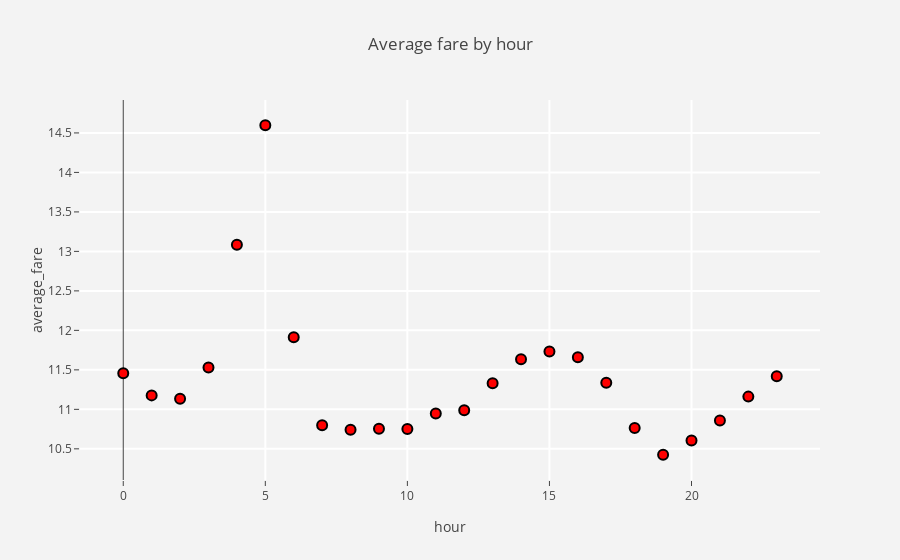

The notebook cell saved with this chart:
### Code cell
avg_fare_hr = dataset.groupby("hour")["fare_amount"].mean().reset_index()
avg_fare_hr
trace = go.Scatter(x = avg_fare_hr["hour"],y = avg_fare_hr["fare_amount"],
                   mode = "markers",
                  marker = dict(color = "red",size = 10,
                                line = dict(color = "black",width =2)))

#layout
layout = go.Layout(dict(title = "Average fare by hour",
                        plot_bgcolor  = "rgb(243,243,243)",
                        paper_bgcolor = "rgb(243,243,243)",
                        xaxis = dict(gridcolor = 'rgb(255, 255, 255)',title = "hour",
                                     zerolinewidth=1, ticklen=5,gridwidth=2),
                        yaxis = dict(gridcolor = 'rgb(255, 255, 255)',title = "average_fare",
                                     zerolinewidth=1, ticklen=5,gridwidth=2),
                       )
                  )

fig = go.Figure(data = [trace],layout = layout)
py.iplot(fig)
pio.write_image(fig, "Average_fare.png")
#Another interesting information that we extracted from the data visualization is that people in New York use Taxi the
#most in the early morning. The information suggest that people in New York tend to wake up early and use taxi 
#to go to work.

### Figure 1 — Plotly figure (JSON) as saved in the notebook; plotly's stock layout.template omitted (floating-point values rounded to 4 significant figures)
{"data": [{"marker": {"color": "red", "line": {"color": "black", "width": 2}, "size": 10}, "mode": "markers", "type": "scatter", "uid": "258d37de-5c99-43ab-b9d3-d3f00068e1bc", "x": [0, 1, 2, 3, 4, 5, 6, 7, 8, 9, 10, 11, 12, 13, 14, 15, 16, 17, 18, 19, 20, 21, 22, 23], "y": [11.46, 11.18, 11.13, 11.53, 13.09, 14.6, 11.91, 10.8, 10.74, 10.75, 10.75, 10.95, 10.99, 11.33, 11.63, 11.73, 11.66, 11.34, 10.76, 10.43, 10.61, 10.86, 11.16, 11.42]}], "layout": {"paper_bgcolor": "rgb(243,243,243)", "plot_bgcolor": "rgb(243,243,243)", "title": "Average fare by hour", "xaxis": {"gridcolor": "rgb(255, 255, 255)", "gridwidth": 2, "ticklen": 5, "title": "hour", "zerolinewidth": 1}, "yaxis": {"gridcolor": "rgb(255, 255, 255)", "gridwidth": 2, "ticklen": 5, "title": "average_fare", "zerolinewidth": 1}}}
